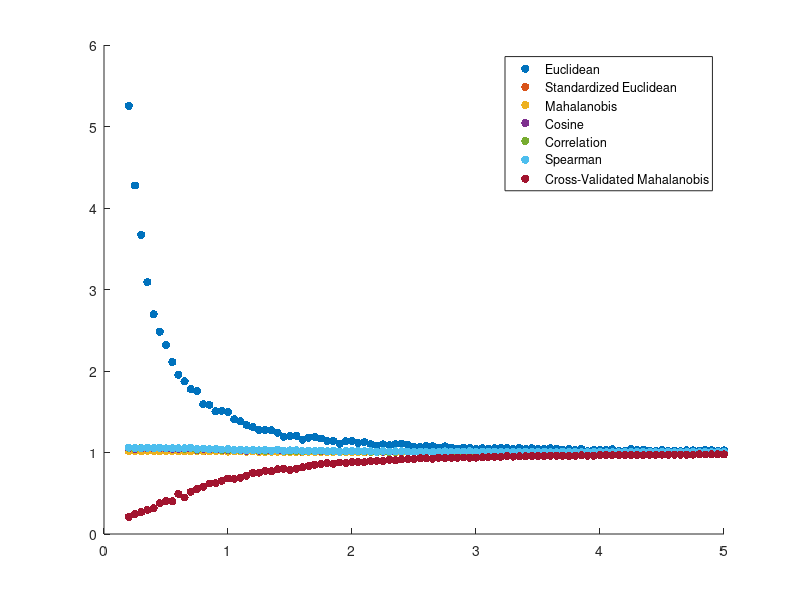

Write MATLAB code to recreate this figure. (Note: this script raises an error after producing the figure.)
% Estimate RSA Distances with Noise

% Generate Distance Estimates:
clear
s = [.2:.05:5]; i=1; up=logical(tril(ones(100),-1));
for ss = s
    X = ss*randn(100,20);
    noise = randn(100,20);
    
    td_eu = (pdist(X, 'euclidean'));
    ed_eu = (pdist(X+noise, 'euclidean')); 
    R_eu(i) = mean(ed_eu./td_eu);
    
    td_sq = (pdist(X, 'seuclidean'));
    ed_sq = (pdist(X+noise, 'seuclidean'));
    R_sq(i) = mean(ed_sq./td_sq);
    
    td_ma = (pdist(X, 'mahalanobis'));
    ed_ma = (pdist(X+noise, 'mahalanobis')); 
    R_ma(i) = mean(ed_ma./td_ma);
    
    td_co = (pdist(X, 'cosine'));
    ed_co = (pdist(X+noise, 'cosine')); 
    R_co(i) = mean(ed_co./td_co);
    
    td_cr = (pdist(X, 'correlation'));
    ed_cr = (pdist(X+noise, 'correlation')); 
    R_cr(i) = mean(ed_cr./td_cr);
    
    td_sp = (pdist(X, 'spearman'));
    ed_sp = (pdist(X+noise, 'spearman'));
    R_sp(i) = mean(ed_sp./td_sp);
    
    s1 = X+noise; s2 = X+randn(100,20);
    s1 = s1*(cov(s1)^(-1/2)); s2 = s2*(cov(s2)^(-1/2));
    for j=1:100
        for k=1:100
            d(j,k) = sqrt((s1(j,:)-s1(k,:))*(s2(j,:)-s2(k,:))');
        end
    end
    ed_cma = real(d(up));
    R_cma(i) = mean(ed_cma'./td_ma);
    
    i=i+1;
end

hold on
scatter(s,R_eu,'filled')
scatter(s,R_sq,'filled')
scatter(s,R_ma,'filled')
scatter(s,R_co,'filled')
scatter(s,R_cr,'filled')
scatter(s,R_sp,'filled')
scatter(s,R_cma,'filled')
legend('Euclidean','Standardized Euclidean','Mahalanobis','Cosine','Correlation','Spearman','Cross-Validated Mahalanobis')
hold off

% Mantel Test With Noise
clear
s = [.2:.05:10]; i=1;up=logical(tril(ones(100),-1));
for ss = s
    X = ss*rand(100,20);
    noise1 = (randn(100,20));
    noise2 = (randn(100,20));
    
    td_eu = pdist(X+noise1, 'euclidean');
    ed_eu = pdist(X+noise2, 'euclidean'); 
    Reu(i) = mantel(td_eu,ed_eu);
    
    td_sq = pdist(X+noise1, 'seuclidean');
    ed_sq = pdist(X+noise2, 'seuclidean');
    Rsq(i) = mantel(td_sq,ed_sq);
    
    td_ma = pdist(X+noise1, 'mahalanobis');
    ed_ma = pdist(X+noise2, 'mahalanobis'); 
    Rma(i) = mantel(td_ma,ed_ma); 
    
    td_co = pdist(X+noise1, 'cosine');
    ed_co = pdist(X+noise2, 'cosine'); 
    Rco(i) = mantel(td_sq, ed_sq); 
    
    td_cr = pdist(X+noise1, 'correlation');
    ed_cr = pdist(X+noise2, 'correlation'); 
    Rcr(i) = mantel(td_cr,ed_cr);
    
    td_sp = pdist(X+noise1, 'spearman');
    ed_sp = pdist(X+noise2, 'spearman');
    Rsp(i) = mantel(td_sp,ed_sp); 
    
    s1 = X+noise1; s2 = X+noise2;
    s1 = s1*(cov(s1)^(-1/2)); s2 = s2*(cov(s2)^(-1/2));
    for j=1:100
        for k=1:100
            d(j,k) = sqrt((s1(j,:)-s1(k,:))*(s2(j,:)-s2(k,:))');
        end
    end
    ed_cma = real(d(up));
    Rcma(i) = mantel(td_ma,ed_cma'); 
    
    i=i+1;
end
hold on
scatter(s,Reu,'filled')
scatter(s,Rsq,'filled')
scatter(s,Rma,'filled')
scatter(s,Rco,'filled')
scatter(s,Rcr,'filled')
scatter(s,Rsp,'filled')
scatter(s,Rcma,'filled')
legend('Euclidean','Standardized Euclidean','Mahalanobis','Cosine','Correlation','Spearman','Cross-Validated Mahalanobis')
hold off

% Note, standardized eurclidean is same as cosine for our measure


function R = mantel(a,b)
    a = squareform(a); b = squareform(b);
    num = length(a);
    for i=1:num
        c(i) = corr(a(i,:)',b(i,:)');
    end
    R = mean(c);
end




























% Just for easier scrolling




